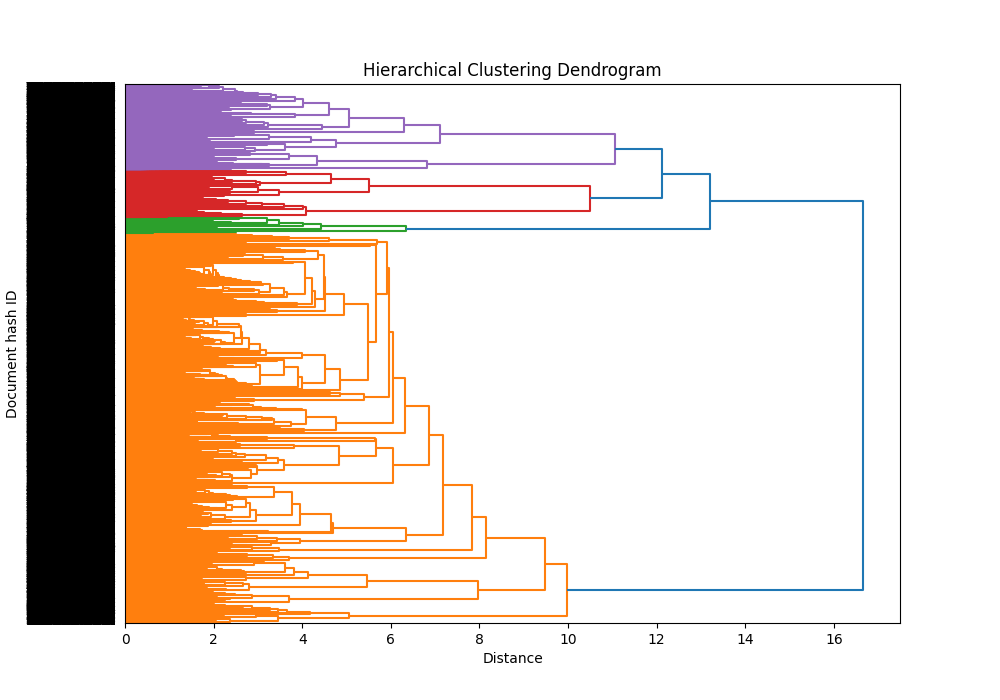

Write Python code to recreate this figure.
from scipy.cluster.hierarchy import dendrogram
import matplotlib.pyplot as plt

def plot_dendrogram(clustering, labels):
    plt.figure(figsize=(10, 7))
    dendrogram(clustering, labels=labels, orientation='right')
    plt.xlabel('Distance')
    plt.ylabel('Document hash ID')
    plt.title('Hierarchical Clustering Dendrogram')
    plt.savefig("./dendrogram.png")
    plt.show()